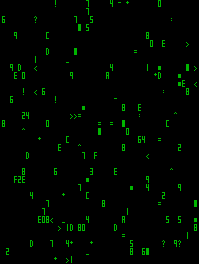
Frame 1 (no input)
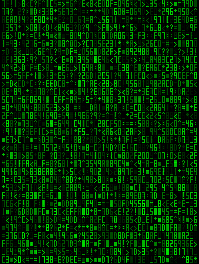
Frame 60 (the mouse pressed at the canvas centre just before this capture)
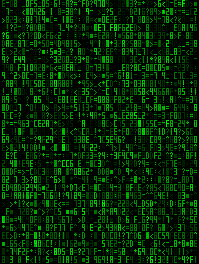
Frame 120 (the mouse held since frame 60 and released just before this capture)

The Processing sketch that drew these frames (run headless with seeded random() and noise(); from frame 60 on, the mouse is pressed at the canvas centre):

// Processing sketch: processing_11521
// ── processing_11521.pde

PImage img;
int x=0;
float ang;

char[][] font = {
  {0x57,0x55,0x55,0x07}, //0
  {0x22,0x22,0x22,0x02}, //1
  {0x47,0x74,0x11,0x07}, //2
  {0x47,0x74,0x44,0x07}, //3
  {0x55,0x75,0x44,0x04}, //4
  {0x17,0x71,0x44,0x07}, //5
  {0x17,0x71,0x55,0x07}, //6
  {0x47,0x44,0x44,0x04}, //7
  {0x57,0x75,0x55,0x07}, //8
  {0x57,0x75,0x44,0x04}, //9
  {0x57,0x75,0x55,0x05}, //a
  {0x57,0x75,0x55,0x07}, //b
  {0x17,0x11,0x11,0x07}, //c
  {0x53,0x55,0x55,0x03}, //d
  {0x17,0x71,0x11,0x07}, //e
  {0x17,0x71,0x11,0x01}, //f
  {0x77,0x77,0x77,0x07}, //$
  {0x00,0x00,0x00,0x00}, //' '
  {0x20,0x27,0x00,0x00}, //+
  {0x00,0x07,0x00,0x00}, //-
  {0x00,0x07,0x07,0x00}, //=
  {0x00,0x24,0x21,0x04}, //<
  {0x00,0x21,0x24,0x01}, //>
  {0x00,0x02,0x02,0x00}, //:
  {0x00,0x77,0x77,0x00}, //:
  {0x00,0x00,0x00,0x07}, //_
  {0x52,0x24,0x02,0x02}, //?
  {0x22,0x22,0x02,0x02}, //!
  {0x52,0x00,0x00,0x00}, //^
};

void setup() {
  size(199,264);
  background(0);
  frameRate(20);
}
void draw() {
  fill(0,10*(sin(ang)+1));
  ang = ang+0.01;
  noStroke();
  rect(0,0,width,height);
  //scale(1,1);


  for( int x=0; x<49; x++ ) {
    for( int y=0; y<33; y++ ) {
      if( random(1) > 0.9 ) {
        int idx = floor(random(font.length));
        putText(2+4*x,y*8,font[idx]);
      }
    }
  }


/*
  int idx = floor(random(font.length));
  putText(2+4*(x%49),(x/49)*8,font[idx]);
  x++;
  if( x > 49*33 ) x = 0;
*/
  //if( x>font.length-1 ) x = 0;  

/*
  for( int i=0; i<font.length; i++ ) {
    putText(2+4*i,0,font[i]);
  }
*/

    
  windows();
}

void putText( int cx, int cy, char[] c ) {
  for( int j=0; j<c.length; j++) {
    for( int i=0; i<8;  ) {
      if( (c[j]>>i & 0x01) == 0x01 ) {
        stroke(0,255,0);
      } else {
        stroke(0);
      }
      point(cx+i%4,cy);
      i++;
      if( i==4 ) cy=cy+1;
    }
    cy = cy + 1;
  }
}

void windows() {
  stroke(0);
  strokeWeight(1);
  for( int x=1; x<width; x=x+4 ) {
    line(x,0,x,height);
  }
}
